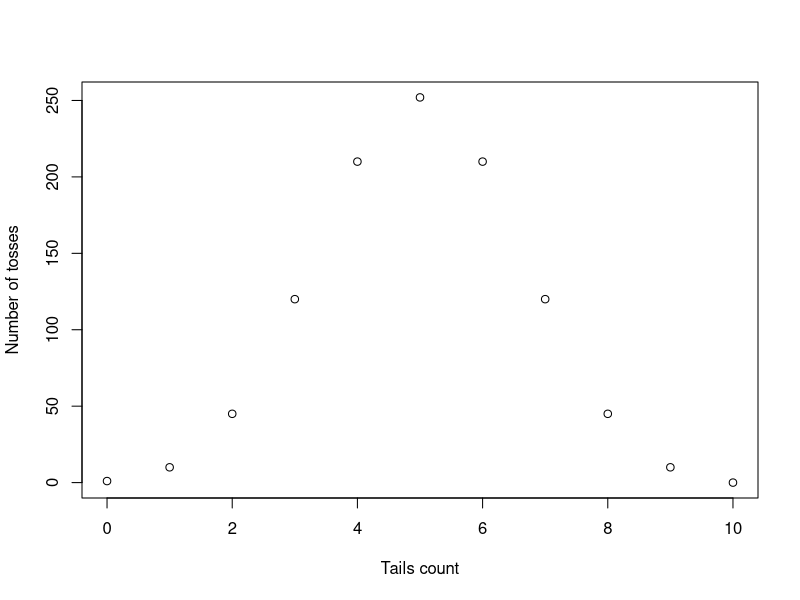

Reproduce this figure in R.
## Task 2:
## Create a matrix with the probabilties of getting 'tails'
## with n=10 coin tosses. The first column represents the
## frequency vector μ/n, where μ=0:10 is the number of
## getting 'tails'. In the second column are the probabilities
## (C n μ /2 n), calculated with the function choose().
## Plot the graphic using plot().

require(graphics)

tails.count <- c(0:10)

probabilites <- c()

i <- 0

while(i < 10) {
    res <- choose(10, i)
    probabilites <- c(probabilites, res)
    i <- i + 1
}

result = matrix(
    c(tails.count, probabilites),
    nrow = 11,
    ncol = 2,
    dimnames = list(NULL, c("Tails count", "Number of tosses")))

plot(result)
